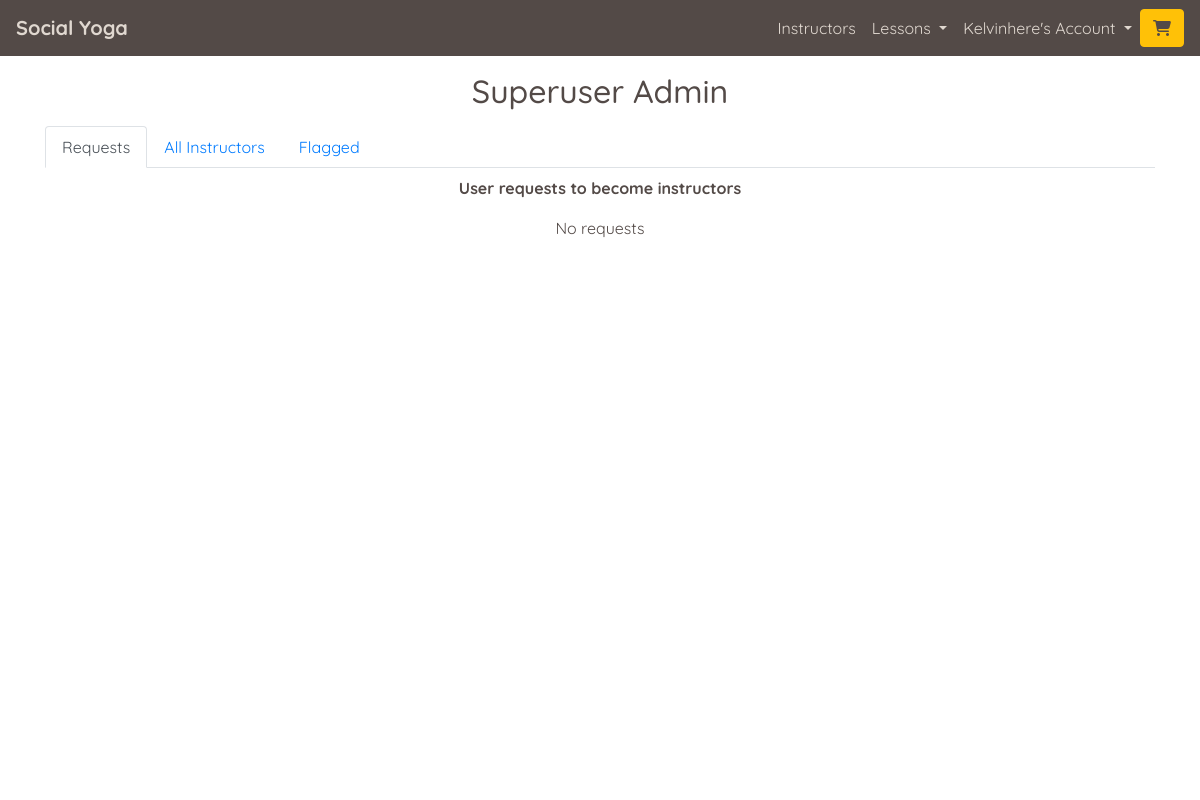
The app's page /superuser_admin/ (signed in), older data.
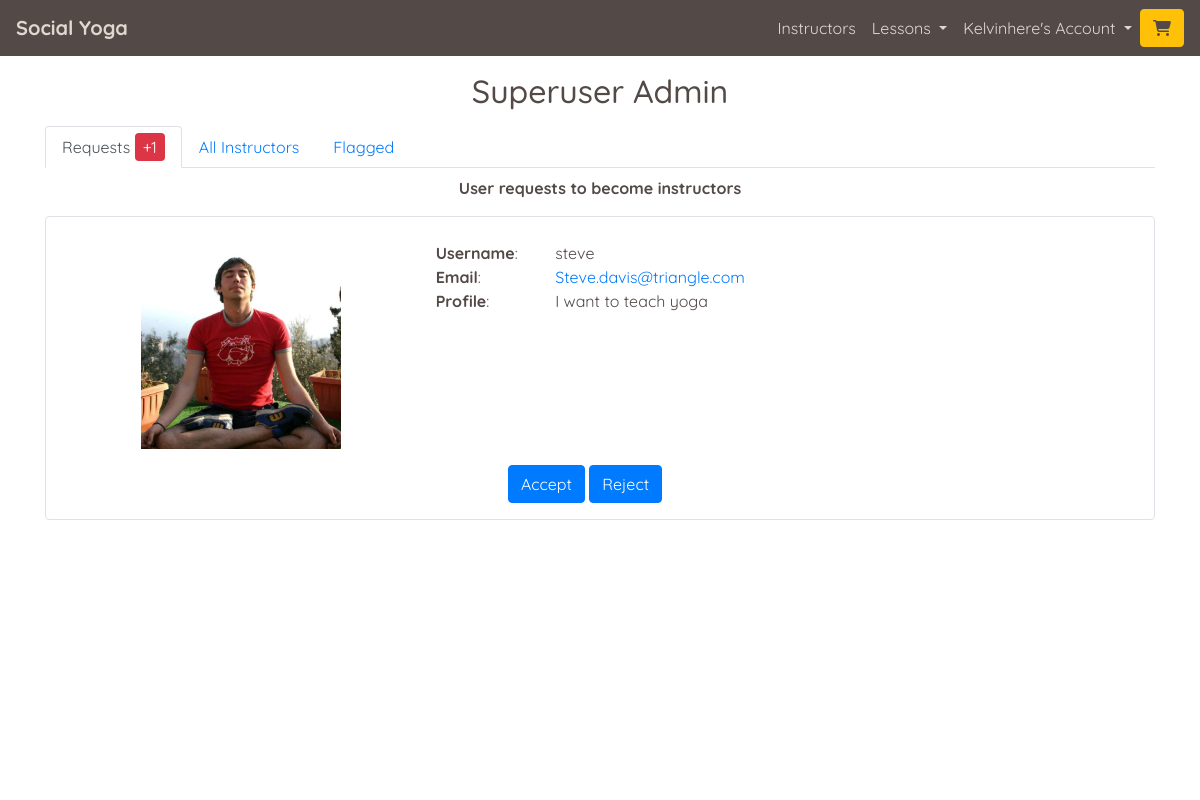
The same page, newer data.
### profiles/models.py (models this page shows, shortened)
class UserProfile(models.Model):
    user = models.OneToOneField(User, on_delete=models.CASCADE)
    first_name = models.CharField(max_length=50, null=False, blank=False)
    last_name = models.CharField(max_length=50, null=False, blank=False)
    is_instructor = models.BooleanField(default=False)
    requested_instructor_status = models.BooleanField(default=False)
    card_description = models.TextField(max_length=256, blank=True, default='')
    profile_description = models.TextField(max_length=650, default='')
    image = ResizedImageField(
        size=[600, 600], quality=75, crop=['middle', 'center'],
        force_format='JPEG', null=True, blank=True,
        upload_to='profile_images/'
        )
    rating = models.DecimalField(
        max_digits=5, decimal_places=0, null=True, blank=True
        )
    lesson_count = models.IntegerField(default=0, editable=False)
    def __str__(self):
        return self.user.username

### home/views.py (the view, shortened to what this page needs)
# urls.py: path('superuser_admin/', views.superuser_admin, name='superuser_admin'),
@login_required
def superuser_admin(request):
    if not request.user.is_superuser:
        messages.error(request, 'Sorry only administrators can do this')
        return redirect(reverse('home'))
    profile = get_object_or_404(UserProfile, user=request.user)
    template = "home/superuser_admin.html"
    user_requests = UserProfile.objects.filter(
        is_instructor=False,
        requested_instructor_status=True
        )
    instructors = UserProfile.objects.filter(is_instructor=True)
    flagged_reviews = LessonReviewFlagged.objects.all().order_by('review')
    sorted_flagged_reviews = {}
    total_flags = 0
    context = {
        'profile': profile,
        'user_requests': user_requests,
        'instructors': instructors,
        'flagged_reviews': flagged_reviews,
        'sorted_flagged_reviews': sorted_flagged_reviews,
        'total_flags': total_flags,
        }
    return render(request, template, context)

### home/contexts.py (called while the page is built)
def purchased_lessons(request):
    profile = get_profile_or_none(request)
    purchased = None
    purchased_lesson_ids = []
    if profile:
        purchased = OrderLineItem.objects.filter(profile=profile)
        if purchased:
            for item in purchased:
                purchased_lesson_ids.append(item.lesson.lesson_id)
    context = {
        'purchased_lessons': purchased,
        'purchased_lesson_ids': purchased_lesson_ids,
    }
    return context

### yoga/utils.py (called while the page is built)
def get_profile_or_none(request):
    try:
        return UserProfile.objects.get(user=request.user)
    except Exception:
        return None

### home/templates/home/superuser_admin.html (shortened to what the changed rows need)
{% extends "base.html" %}
{% load static %}
{% block page_header %}
    <div class="container header-container">
        <div class="row">
            <div class="col">
                <h1 class="text-center title-text my-3">Superuser Admin</h1>
            </div>
        </div>
    </div>
{% endblock %}
{% block content %}
    <div class="container mx-auto page-contents">
        <div>
            <ul class="nav nav-tabs mb-2 flex-column flex-sm-row" id="adminTab" role="tablist">
                <li class="nav-item" role="presentation">
                    <a class="nav-link active" id="requests-tab" data-toggle="tab" href="#requests" role="tab" aria-controls="requests" aria-selected="true">Requests {% if user_requests %}<span class="text-white bg-danger rounded px-2 py-1">+{{ user_requests|length }}{% endif %}</span></a>
                </li>
            </ul>
            <div class="tab-content" id="adminTabContent">
                <div class="tab-pane fade show active" id="requests" role="tabpanel" aria-labelledby="home-tab">
                    <div class="row mx-auto">
                        <div class="col-12">
                            <p class="text-center mb-3"><strong>User requests to become instructors</strong></p>
                            {% if user_requests %}
                                {% for request in user_requests %}
                                    <div class="row mt-1 mt-lg-3 p-3 border custom-border">
                                        <div class="col-12 col-md-4">
                                            <div class="container-fluid p-0 p-md-3">
                                                <div class="d-flex justify-content-center">
                                                    {% if request.image %}
                                                        <img src="{{ request.image.url }}" class="img-fluid profile-image" alt="{{ request }}'s profile image'">
                                                    {% else %}
                                                        <img src="{{ MEDIA_URL }}profile_images/no_profile_image.jpg" class="img-fluid profile-image" alt="{{ request }}'s profile image'">
                                                    {% endif %}
                                                </div>
                                            </div>
                                        </div>
                                        <div class="col-12 col-md-8 my-2">
                                            <div class="row">
                                                <div class="col-12 col-md-3 col-lg-2">
                                                    <p class="text-center text-md-left m-0 px-0"><strong>Username</strong>:</p>
                                                </div>
                                                <div class="col-12 col-md">
                                                    <p class="text-center text-md-left m-0 px-0">{{ request }}</p>
                                                </div>
                                            </div>
                                            <div class="row">
                                                <div class="col-12 col-md-3 col-lg-2">
                                                    <p class="text-center text-md-left m-0 px-0"><strong>Email</strong>:</p>
                                                </div>
                                                <div class="col-12 col-md">
                                                    <p class="text-center text-md-left m-0 px-0"><a href="mailto:{{ request.user.email }}">{{ request.user.email }}</a></p>
                                                </div>
                                            </div>
                                            <div class="row">
                                                <div class="col-12 col-md-3 col-lg-2">
                                                    <p class="text-center text-md-left m-0 px-0"><strong>Profile</strong>:</p>
                                                </div>
                                                <div class="col-12 col-md">
                                                    <p class="text-center text-md-left m-0 px-0">{{ request.profile_description }}</p>
                                                </div>
                                            </div>
                                        </div>
                                        <div class="row w-100">
                                            <div class="col d-flex">
                                                <div class="mx-auto">
                                                    <span><a class="btn btn-primary" href="{% url 'update_instructor_status' request 'accept' %}" role="button">Accept</a></span>
                                                    <span><a class="btn btn-primary" href="{% url 'update_instructor_status' request 'reject' %}" role="button">Reject</a></span>
                                                </div>
                                            </div>
                                        </div>
                                    </div>
                                {% endfor %}
                            {% else %}
                                <p class="text-center">No requests</p>
                            {% endif %}
                        </div>
                    </div>
                </div>
            </div>
        </div>
    </div>
{% endblock %}

Row changes from the older to the newer data that the page shows:
now on this page (row edited): UserProfile: image (picture), user.username "steve", user.email "Steve.davis@triangle.com", profile_description "I want to teach yoga"
Text that changed along with them:
{{ user_requests|length }}: (not shown) → "1"
text no longer shown: "No requests"
